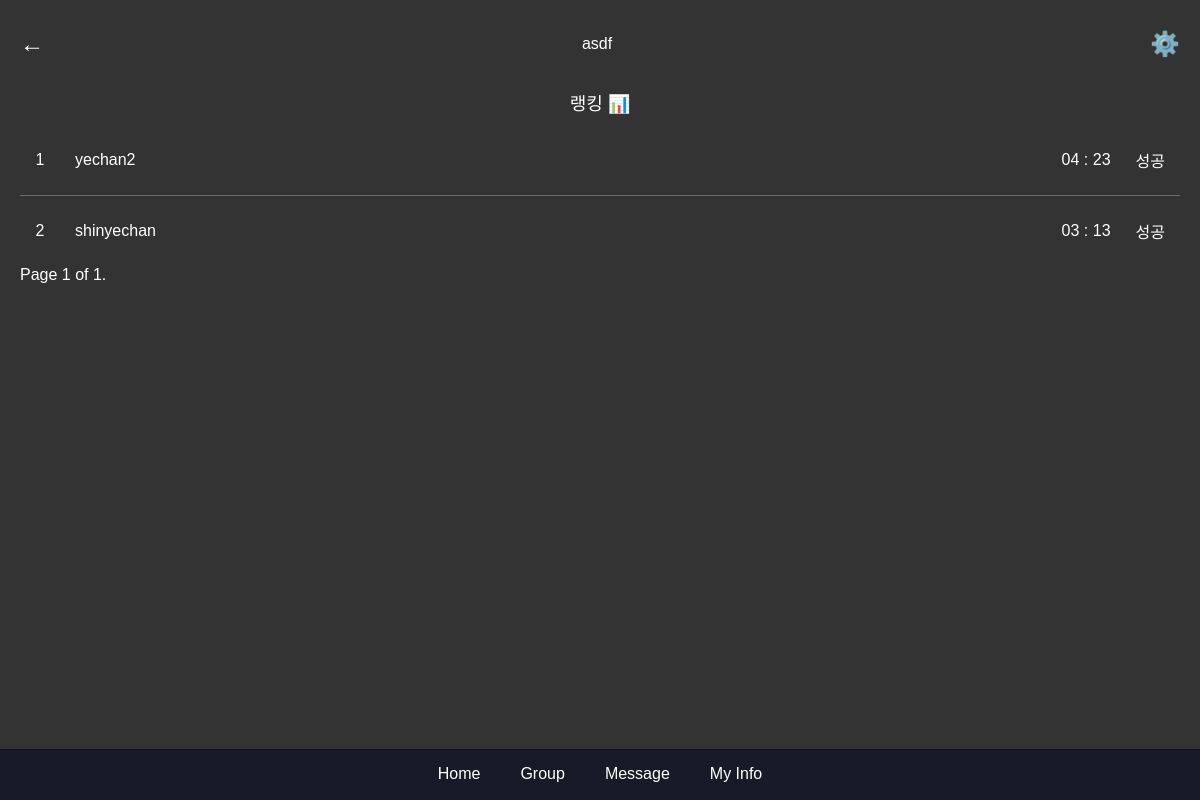
/group/group/14/ (signed in), run on an earlier commit of the app's database.
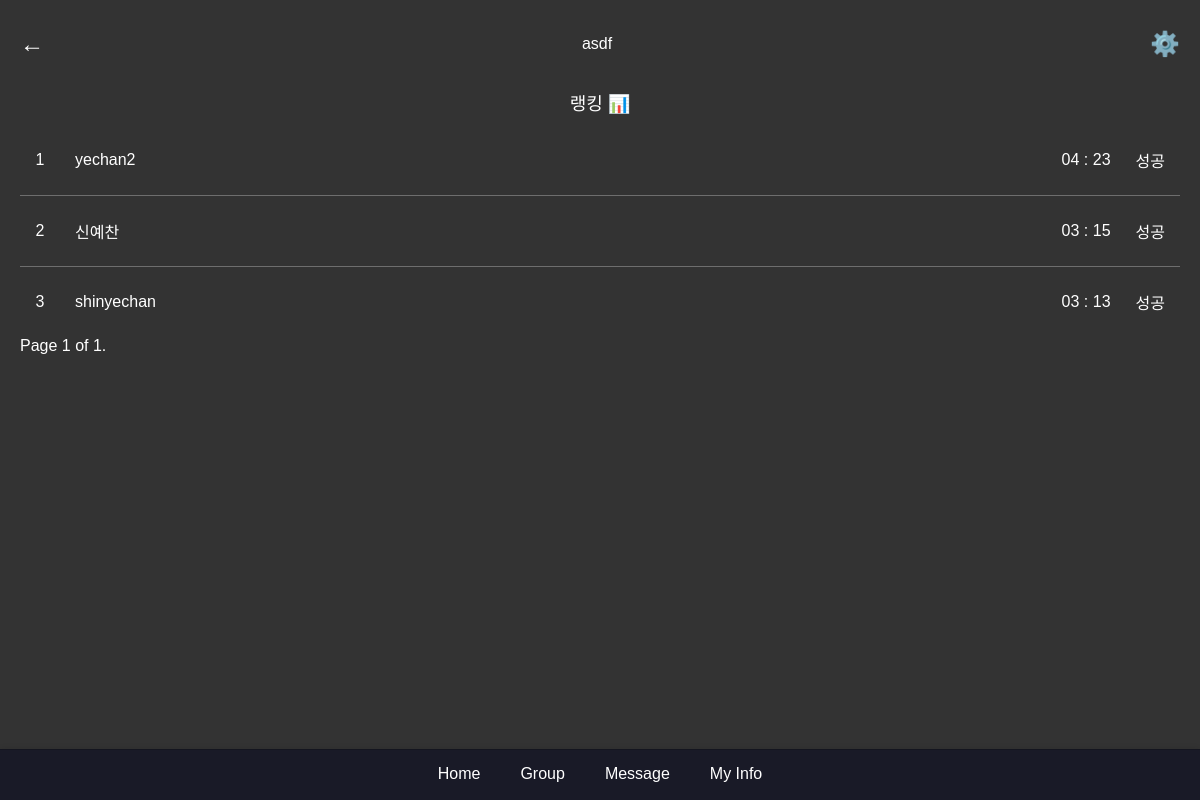
And on a later commit of the database.
### main/models.py (models this page shows, shortened)
class ScreenTime(models.Model):
    user = models.OneToOneField(CustomUser, on_delete=models.CASCADE, related_name='screen_time')
    total_minutes = models.PositiveIntegerField(default=0)  # 스크린 타임 총 분
    rank = models.PositiveIntegerField(default=0)  # 랭킹

class CustomUser(AbstractUser):
    following = models.ManyToManyField(
        "self", #User 인스턴스가 다른 인스턴스 참조
        verbose_name="팔로우 중인 사용자들",
        related_name="followers",
        symmetrical=False,
        through="relationship.Relationship"
    )

### group/models.py (models this page shows, shortened)
class Group(models.Model):
    title = models.CharField(max_length=100)
    goals = models.IntegerField(default=0, help_text='목표 시간을 분 단위로 입력해주세요')
    master = models.ForeignKey(settings.AUTH_USER_MODEL, related_name='mastered_groups', on_delete=models.CASCADE)
    users = models.ManyToManyField(settings.AUTH_USER_MODEL, related_name='user_groups')
    password = models.CharField(max_length=128, blank=True, null=True)
    information = models.TextField(blank=True, null=True)
    is_private = models.BooleanField(default=False)
    created_at = models.DateTimeField(auto_now_add=True)

### group/views.py (the view)
# urls.py: path('group/<int:group_id>/', views.group_room, name='group_room'),
@login_required
def group_room(request, group_id):
    group = get_object_or_404(Group, id=group_id)
    screen_times = ScreenTime.objects.filter(user__in=group.users.all()).order_by('-total_minutes')
    paginator = Paginator(screen_times, 10)  # Show 10 screen times per page
    page_number = request.GET.get('page')
    page_obj = paginator.get_page(page_number)
    context = {
        'group': group,
        'page_obj': page_obj,
    }
    return render(request, 'group/group_room.html', context)

### main/templatetags/time_filters.py (called while the page is built)
@register.filter
def display_time(total_minutes):
    try:
        total_minutes = int(total_minutes)
        hours = total_minutes // 60
        minutes = total_minutes % 60
        if 0 <= hours < 10:
            hours = f"0{hours}"
        if 0 <= minutes < 10:
            minutes = f"0{minutes}"
        return f"{hours} : {minutes}"
    except (ValueError, TypeError):
        return "Invalid time"

@register.simple_tag
def time_comparison(goals, total_minutes):
    if goals > total_minutes:
        return "성공"
    else:
        return "실패"

### group/templates/group/group_room.html (shortened to what this page needs)
{% extends 'base.html' %} {% load static %} {% block extra_css %}<link
  rel="stylesheet"
  href="{% static 'css/group.css' %}"
/>{% endblock %}{% block content %}
<div class="groupDetailContainer">
  <div class="groupDiv">
    <div class="groupDetailHeader">
      <a href="{% url 'my_group' %}" id="cancelButton" class="back-button">←</a>
      <div class="groupName">{{ group.title }}</div>
      <a href="{% url 'group_setting' group.id %}" class="settings-button"
        >⚙️</a
      >
    </div>
    <div class="groupDetailranking">
      <div class="ranking-title">랭킹 📊</div>
      {% for screen_time in page_obj %} {% load time_filters %}
      <a href="#" class="ranking-item">
        <div class="rank-number">{{ forloop.counter }}</div>
        <div class="rank-name">{{ screen_time.user.username }}</div>
        <div class="rank-time">{{ screen_time.total_minutes|display_time}}</div>
        <div class="rank-time">
          {% time_comparison group.goals screen_time.total_minutes %}
        </div>
      </a>
      {% endfor %}
    </div>
    <div class="pagination">
      <span class="step-links">
        <span class="current">
          Page {{ page_obj.number }} of {{ page_obj.paginator.num_pages }}.
        </span>
      </span>
    </div>
  </div>
</div>
{% endblock %}

What changed in the data, as far as the page shows it:
added ScreenTime: user.username "신예찬", total_minutes|display_time "03 : 15", Group.goals.total_minutes "성공"
